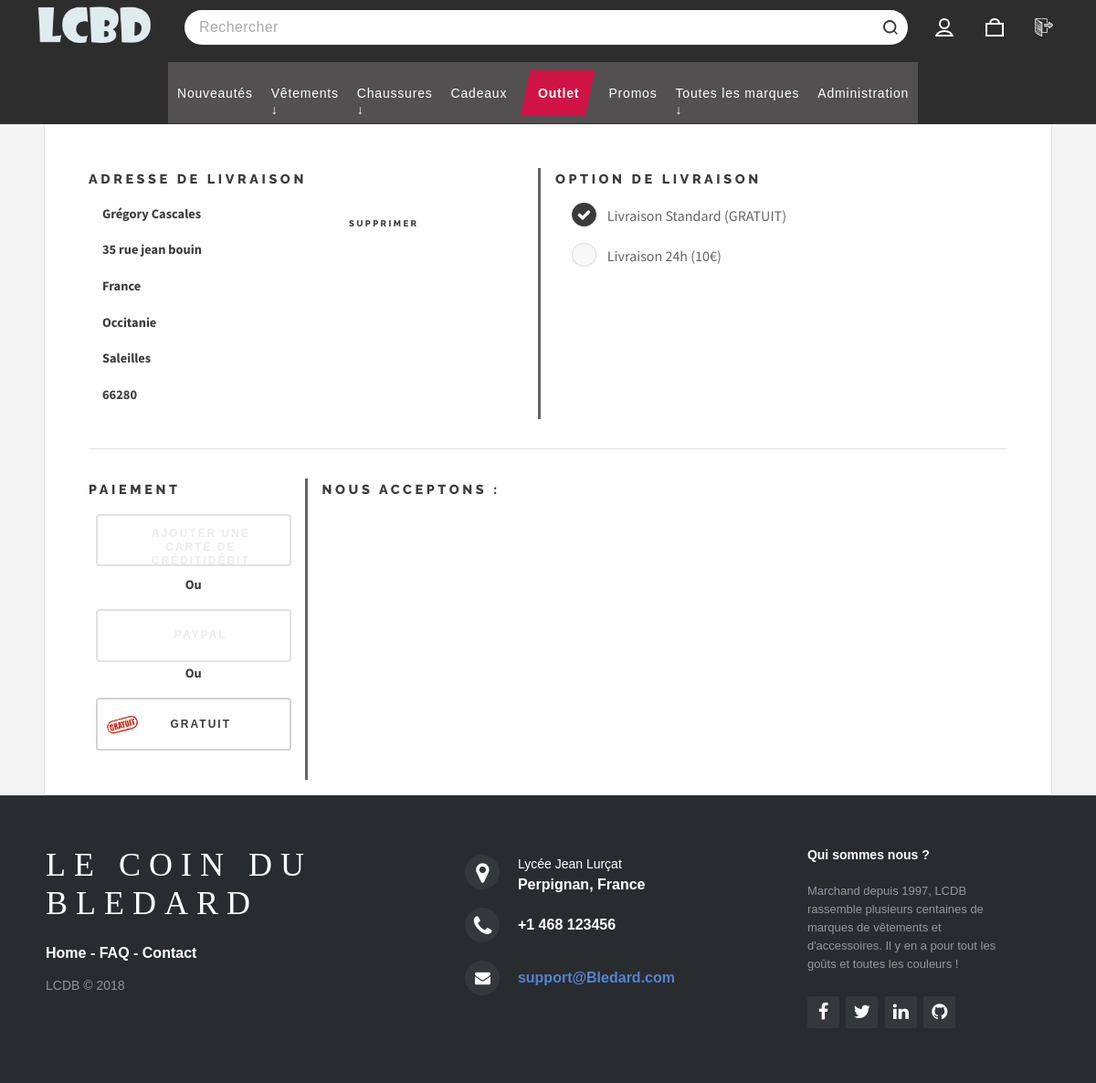
Page /affichecommandeclient.php (signed in) on the committed database.
### tables this page shows
CREATE TABLE `adresseclient` (
  `id_adresseclient` int(11) NOT NULL,
  `id_client` int(11) NOT NULL,
  `libelle_adresseclient` varchar(255) NOT NULL,
  `nomcomplet_adresseclient` varchar(255) NOT NULL,
  `societe_adresseclient` varchar(255) DEFAULT NULL,
  `voie_adresseclient` varchar(255) DEFAULT NULL,
  `complement_adresseclient` varchar(255) DEFAULT NULL,
  `lieuditbp_adresseclient` varchar(255) DEFAULT NULL,
  `codepostal_adresseclient` varchar(255) NOT NULL,
  `etatprovince_adresseclient` varchar(255) NOT NULL,
  `ville_adresseclient` varchar(255) NOT NULL,
  `pays_adresseclient` varchar(255) NOT NULL,
  `typeadresse_adresseclient` int(11) DEFAULT NULL,
  `idclient_type_adresseclient` int(11) DEFAULT NULL,
  `adressedefaut_adresseclient` int(11) NOT NULL,
  `idclient_adressedefaut_adresseclient` int(11) DEFAULT NULL
);

### affichecommandeclient.php (the view, shortened to what this page needs)
<?php include ('inc/bdd.php'); ?>
<?php
if(isset($_SESSION['id_client'])){
  $id_client = $_SESSION['id_client'];
  $verifpanier = $bdd->prepare("SELECT * FROM panier WHERE id_client = ?");
  $verifpanier->execute(array($id_client));
  $panierexist = $verifpanier->rowCount();
  if($panierexist != 0){
    include ('inc/commandes/achat_gratuit.php');
    $adrpardef = $bdd->prepare("SELECT * FROM adresseclient WHERE id_client = ? AND adressedefaut_adresseclient = 1 LIMIT 1");
    $adrpardef->execute(array($id_client));
    $adrexist = $adrpardef->rowCount();
  }
}
?>
<?php include './inc/header.php' ?>
<link rel="stylesheet" href="assets/css/commandes.css" />
  <div id="wrapper">
  <div id="main">
    <article class="post">
      <?php if(isset($_SESSION['id_client'])){
      if($panierexist != 0){
      if($adrexist == 1) { ?>
      <div class="row">
        <div class="col-md-6 col-sm-6" style="border-right: solid;">
        <?php } ?>
          <h3>Adresse de livraison</h3>
          <?php if($adrexist == 0) { ?>
            <form id="form" method="POST" action="#">
            <label>Prenom*</label>
            <input type="text" name="Prenom_livr" placeholder="Prenom"/>
            <label>Nom*</label>
            <input type="text" name="Nom_livr" placeholder="Nom"/>
            <label>Societe(optionel)</label>
            <input type="text" name="Societe" placeholder="Société"/>
            <label>Adresse*</label>
            <input type="text" name="Adresse" placeholder="Adresse"/>
            <label>Pays*</label>
            <select name="Pays">
            <option value ="France">France</option>
            </select>
            <label>Etat / Province*</label>
            <select name="etat_province">
            <option value ="Occitanie">Occitanie</option>
            </select>
            <label>Ville*</label>
            <input type="text" name="Ville" placeholder="Ville"/>
            <label>Code Postal*</label>
            <input type="text" name="Cp" placeholder="Code Postal"/>
            </br>
            <input style="font-size: 22px;" type="submit" name="valider"/>
          </form>
        <?php } else {
          $fetchall_adrpardef = $adrpardef->fetchAll();
          foreach($fetchall_adrpardef as $row) { ?>
            <div class="col-md-6 col-sm-6" style="float: left;">
              <label><?php echo $row['nomcomplet_adresseclient'] ?></label>
              <label><?php echo $row['libelle_adresseclient'] ?></label>
              <label><?php echo $row['pays_adresseclient'] ?></label>
              <label><?php echo $row['etatprovince_adresseclient'] ?></label>
              <label><?php echo $row['ville_adresseclient'] ?></label>
              <label><?php echo $row['codepostal_adresseclient'] ?></label>
            </div>
            <div class="col-md-6 col-sm-6" style="float: left;">
              <form id="form" method="POST" action="#">
                <button type="submit" name="suppr">Supprimer</button>
              </form>
            </div>
        <?php } ?>
      </div>
      <div class="col-md-6 col-sm-6">
        <h3>Option de livraison</h3>
        <form id="form" method="POST" action="#">
          <input type="radio" class="" name="option_livr" value="Standard" checked/> <label>Livraison Standard (GRATUIT)</label>
          <br>
          <input type="radio" class="" name="option_livr" value="24h"/> <label>Livraison 24h (10€)</label>
      </div>
    </div>
    <hr>
    <div class="row">
      <div class="col-md-3 col-sm-6" style="border-right: solid; padding-right: 15px;">
        <h3>Paiement</h3>
        <div class="payment-methods">
          <ul>
            <li>
              <button class="btn secondary payment-method card" style="background-image: url(&quot;https://assets.asosservices.com/asos-finance/images/paymentmethods/card.png&quot;);" disabled>Ajouter une carte de crédit/débit</button>
              <label>Ou</label>
            </li>
            <li>
              <button class="btn secondary payment-method payPal" style="background-image: url(&quot;https://assets.asosservices.com/asos-finance/images/paymentmethods/paypal.png&quot;);" disabled>PayPal</button>
              <label>Ou</label>
            </li>
            <li>
                <button name="achat_gratuit" class="btn secondary payment-method payPal" style="background-image: url(&quot;images/gratuit.png&quot;);">GRATUIT</button>
            </li>
          </ul>
        </div>
      </div>
      <div class="col-md-9 col-sm-6">
        <h3>Nous acceptons :</h3>
      </div>
    </div>
  <?php } } else {  ?>
    <h3><a href="nouveaute.php">Vous ne pouvez pas commander si votre panier est vide !</a></h3>
  <?php } } else {  ?>
    <h3><a href="connexion.php">Connectez-vous pour acceder à cette page !</a></h3>
  <?php } ?>
</article>
</div>
</div>
<?php include './inc/footer.php' ?>

### assets/css/header.css (style rules this page uses)
body, html { height: 100% }
body { margin: 0; padding: 0; position: relative }
li, ul { list-style: none; list-style-type: none; padding: 0 }

### assets/css/commandes.css (style rules this page uses)
.payment-methods { text-align: center; }
.payment-methods li button.btn.secondary.card { background-size: 20px; background-position: 15px center; }
.payment-methods li button.btn.secondary { font-family: futura-pt,Tahoma,Geneva,Verdana,Arial,sans-serif; font-style: normal; font-size: 12px; font-size: .75rem; font-weight: 700; white-space: normal; background-repeat: no-repeat; background-size: 34px; background-position: 10px center; padding-left: 48px; padding-left: 3rem; padding-right: 32px; padding-right: 2rem; }
.payment-methods li:first-child button { margin-bottom: 7.2px; margin-bottom: .45rem; }
.btn.secondary { background-color: #fff; border: none; color: #000; cursor: pointer; display: inline-block; position: relative; outline: 0; text-align: center; text-decoration: none; text-transform: uppercase; transition: background-color .15s linear; vertical-align: middle; padding: 5.008px 5%; padding: .313rem 5%; border: 2px solid #d3d3d3; font-family: futura-pt,Tahoma,Geneva,Verdana,Arial,sans-serif; font-style: normal; font-size: 16px; font-size: 1rem; font-weight: 700; padding: 12px 12px; padding: .75rem 12px; }
.btn.secondary { letter-spacing: .125rem; }
.payment-methods button { width: 100%; }

### rows in the picture
adresseclient: nomcomplet_adresseclient "Grégory Cascales", libelle_adresseclient "35 rue jean bouin", pays_adresseclient "France", etatprovince_adresseclient "Occitanie", ville_adresseclient "Saleilles", codepostal_adresseclient "66280"
